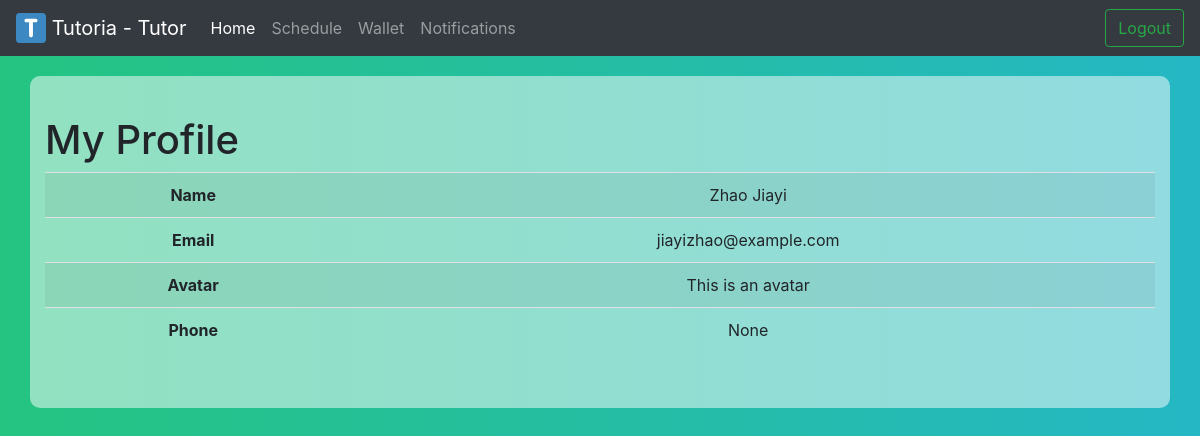
Page /tutor/homepage/ (signed in) on the committed database.
### tutoria/models.py (models this page shows, shortened)
class Client(models.Model):
	user = models.OneToOneField(User, on_delete=models.CASCADE)  # many-to-one
	login_type = models.CharField(max_length=20, default="Student")
	balance = models.FloatField(default="0.00")
	avatar = models.TextField(default="This is an avatar")
	phone = models.CharField(max_length=10, default="None")
	class Meta:
		abstract = True

class Tutor(Client):
	login_type = models.CharField(max_length=20, default="Tutor")
	profile = models.OneToOneField(TutorProfile, on_delete=models.CASCADE, null=True)
	course = models.ManyToManyField(Course)
	tag = models.ManyToManyField(Tag)
	tutor_type = models.CharField(max_length=20, default="Contract")

### tutoria/views/tutor_view/homepage_view.py (the view)
def homepage(request):
    tutor = Tutor.objects.get(user=request.user)
    return render_to_response('tutoria/tutor/homepage.html',locals())

### tutoria/templates/tutoria/tutor/homepage.html (shortened to what this page needs)
<html>
<head>
    {% load static %}
    <link rel="stylesheet" href="{% static 'tutoria/css/tutor-home.css' %}"/>
    <link rel="stylesheet" href="https://maxcdn.bootstrapcdn.com/bootstrap/4.0.0-beta.2/css/bootstrap.min.css">
</head>
<body>
    <div id="navigation">
        <nav class="navbar navbar-expand-md navbar-dark bg-dark">
            <a class="navbar-brand" href="#">
                <img src="{% static 'tutoria/img/brand.svg' %}" width="30" height="30" class="d-inline-block align-top" alt="">
                Tutoria - Tutor
            </a>
            <div class="collapse navbar-collapse" id="navbarSupportedContent">
                <ul class="navbar-nav mr-auto">
                    <li class="nav-item active">
                        <a id="nav-home" class="nav-link" href="javascript:home()" onclick="window.location.reload()"> Home </a>
                    </li>
                    <li class="nav-item">
                        <a id="nav-schedule" class="nav-link" href="javascript:viewSchedule(0, true)"> Schedule </a>
                    </li>
                    <li class="nav-item">
                        <a id="nav-wallet" class="nav-link" href="javascript:viewWallet()"> Wallet </a>
                    </li>
                    <li class="nav-item">
                        <a id="nav-conf" class="nav-link" href="javascript:viewNotification()"> Notifications </a>
                    </li>
                </ul>
                <button class="btn btn-outline-success my-2 my-sm-0" onclick=window.location={% url 'logout' %}> Logout </button>
            </div>
        </nav>
    </div>
    <div class="container">
        <div id="profile" onload="loadProfile()">
            <h1> My Profile </h1>
            <table id="userProfile" class="table table-striped">
                <tr> <th>Name</th> <td>{{ tutor.user.username }}</td> </tr>
                <tr> <th>Email</th> <td>{{ tutor.user.email }}</td> </tr>
                <tr> <th>Avatar</th> <td>{{ tutor.avatar }}</td> </tr>
                <tr> <th>Phone</th> <td>{{ tutor.phone}}</td> </tr>
            </table>
        </div>
    </div>
</body>
</html>

### tutoria/static/tutoria/css/tutor-home.css (style rules this page uses)
body { background: -webkit-linear-gradient(left, #25c481, #25b7c4); background: linear-gradient(to right, #25c481, #25b7c4); min-width: 1200px; }
button { background-color: #4CAF50; border: none; color: white; padding: 15px 32px; text-align: center; text-decoration: none; display: inline-block; font-size: 16px; }
table { width: 85%; text-align: center; }
.container { margin: 20px; padding: 40px; background: rgba(255,255,255,0.5); border-radius: 10px; }

### rows in the picture
Tutor: user.username "Zhao Jiayi", user.email "jiayizhao@example.com", avatar "This is an avatar", phone "None"
